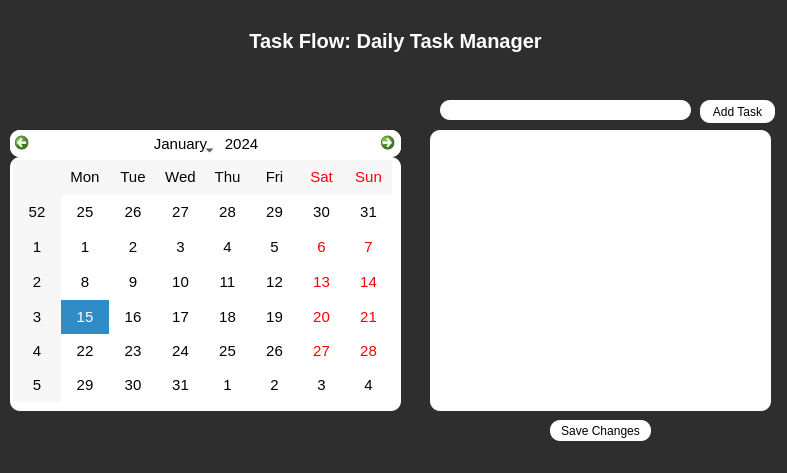
<?xml version="1.0" encoding="UTF-8"?>
<ui version="4.0">
 <class>Form</class>
 <widget class="QWidget" name="Form">
  <property name="geometry">
   <rect>
    <x>0</x>
    <y>0</y>
    <width>787</width>
    <height>473</height>
   </rect>
  </property>
  <property name="windowTitle">
   <string>Form</string>
  </property>
  <property name="styleSheet">
   <string notr="true">background-color: #2E2E2E;
</string>
  </property>
  <widget class="QCalendarWidget" name="calendarWidget">
   <property name="geometry">
    <rect>
     <x>10</x>
     <y>130</y>
     <width>391</width>
     <height>281</height>
    </rect>
   </property>
   <property name="styleSheet">
    <string notr="true">background-color: #FFFFFF;
color: #000000; 
border-radius: 10px;
padding :3px;
font: 11pt;</string>
   </property>
  </widget>
  <widget class="QListWidget" name="listWidget">
   <property name="geometry">
    <rect>
     <x>430</x>
     <y>130</y>
     <width>341</width>
     <height>281</height>
    </rect>
   </property>
   <property name="styleSheet">
    <string notr="true">background-color: #FFFFFF;
color: #000000; 
font-family: Arial, sans-serif;
border-radius: 10px;
padding: 5px;</string>
   </property>
  </widget>
  <widget class="QPushButton" name="saveButton">
   <property name="geometry">
    <rect>
     <x>550</x>
     <y>420</y>
     <width>101</width>
     <height>21</height>
    </rect>
   </property>
   <property name="styleSheet">
    <string notr="true">background-color: #FFFFFF;
color: #000000; 
font-family: Arial, sans-serif;
border-radius: 10px;</string>
   </property>
   <property name="text">
    <string>Save Changes</string>
   </property>
  </widget>
  <widget class="QPushButton" name="addButton">
   <property name="geometry">
    <rect>
     <x>700</x>
     <y>100</y>
     <width>75</width>
     <height>23</height>
    </rect>
   </property>
   <property name="styleSheet">
    <string notr="true">background-color: #FFFFFF;
color: #000000; 
font-family: Arial, sans-serif;
border-radius: 10px;</string>
   </property>
   <property name="text">
    <string>Add Task</string>
   </property>
  </widget>
  <widget class="QLabel" name="label">
   <property name="geometry">
    <rect>
     <x>0</x>
     <y>0</y>
     <width>791</width>
     <height>81</height>
    </rect>
   </property>
   <property name="styleSheet">
    <string notr="true">background-color: #2E2E2E;
                color: #FFFFFF;
                font-family: Arial, sans-serif;
                font-size: 20px;
                font-weight: bold;
                border: 1px;
                border-radius: 5px;
                padding: 10px;</string>
   </property>
   <property name="text">
    <string>Task Flow: Daily Task Manager</string>
   </property>
   <property name="alignment">
    <set>Qt::AlignCenter</set>
   </property>
  </widget>
  <widget class="QLineEdit" name="taskLineEdit">
   <property name="geometry">
    <rect>
     <x>440</x>
     <y>100</y>
     <width>251</width>
     <height>20</height>
    </rect>
   </property>
   <property name="styleSheet">
    <string notr="true">background-color: #FFFFFF;
color: #000000; 
font-family: Arial, sans-serif;
border-radius: 10px;
padding: 5px;</string>
   </property>
  </widget>
 </widget>
 <resources/>
 <connections/>
</ui>
